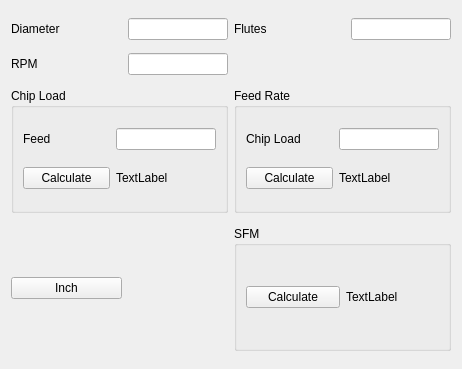
<?xml version="1.0" encoding="UTF-8"?>
<ui version="4.0">
 <class>Form</class>
 <widget class="QWidget" name="Form">
  <property name="geometry">
   <rect>
    <x>0</x>
    <y>0</y>
    <width>462</width>
    <height>369</height>
   </rect>
  </property>
  <property name="windowTitle">
   <string>Form</string>
  </property>
  <layout class="QGridLayout" name="gridLayout">
   <item row="0" column="0">
    <widget class="QLabel" name="label">
     <property name="text">
      <string>Diameter</string>
     </property>
    </widget>
   </item>
   <item row="0" column="1">
    <widget class="QLineEdit" name="fsc_diameter_le">
     <property name="maximumSize">
      <size>
       <width>100</width>
       <height>16777215</height>
      </size>
     </property>
    </widget>
   </item>
   <item row="0" column="2">
    <widget class="QLabel" name="label_2">
     <property name="text">
      <string>Flutes</string>
     </property>
    </widget>
   </item>
   <item row="0" column="3">
    <widget class="QLineEdit" name="fsc_flutes_le">
     <property name="maximumSize">
      <size>
       <width>100</width>
       <height>16777215</height>
      </size>
     </property>
    </widget>
   </item>
   <item row="1" column="0">
    <widget class="QLabel" name="label_3">
     <property name="text">
      <string>RPM</string>
     </property>
    </widget>
   </item>
   <item row="1" column="1">
    <widget class="QLineEdit" name="fsc_rpm_le">
     <property name="maximumSize">
      <size>
       <width>100</width>
       <height>16777215</height>
      </size>
     </property>
    </widget>
   </item>
   <item row="2" column="0" colspan="2">
    <widget class="QGroupBox" name="groupBox">
     <property name="minimumSize">
      <size>
       <width>0</width>
       <height>125</height>
      </size>
     </property>
     <property name="maximumSize">
      <size>
       <width>16777215</width>
       <height>125</height>
      </size>
     </property>
     <property name="title">
      <string>Chip Load</string>
     </property>
     <layout class="QGridLayout" name="gridLayout_2">
      <item row="0" column="0">
       <widget class="QLabel" name="label_4">
        <property name="text">
         <string>Feed</string>
        </property>
       </widget>
      </item>
      <item row="0" column="1">
       <widget class="QLineEdit" name="fsc_feed_le">
        <property name="maximumSize">
         <size>
          <width>100</width>
          <height>16777215</height>
         </size>
        </property>
       </widget>
      </item>
      <item row="1" column="0">
       <widget class="QPushButton" name="fsc_calc_cl_pb">
        <property name="text">
         <string>Calculate</string>
        </property>
       </widget>
      </item>
      <item row="1" column="1">
       <widget class="QLabel" name="fsc_load_lb">
        <property name="text">
         <string>TextLabel</string>
        </property>
       </widget>
      </item>
     </layout>
    </widget>
   </item>
   <item row="2" column="2" colspan="2">
    <widget class="QGroupBox" name="groupBox_2">
     <property name="minimumSize">
      <size>
       <width>0</width>
       <height>125</height>
      </size>
     </property>
     <property name="title">
      <string>Feed Rate</string>
     </property>
     <layout class="QGridLayout" name="gridLayout_3">
      <item row="0" column="0">
       <widget class="QLabel" name="label_5">
        <property name="text">
         <string>Chip Load</string>
        </property>
       </widget>
      </item>
      <item row="0" column="1">
       <widget class="QLineEdit" name="fsc_load_le">
        <property name="maximumSize">
         <size>
          <width>100</width>
          <height>16777215</height>
         </size>
        </property>
       </widget>
      </item>
      <item row="1" column="0">
       <widget class="QPushButton" name="fsc_calc_fr_pb">
        <property name="text">
         <string>Calculate</string>
        </property>
       </widget>
      </item>
      <item row="1" column="1">
       <widget class="QLabel" name="fsc_feed_lb">
        <property name="text">
         <string>TextLabel</string>
        </property>
       </widget>
      </item>
     </layout>
    </widget>
   </item>
   <item row="3" column="0">
    <widget class="QPushButton" name="pushButton">
     <property name="text">
      <string>Inch</string>
     </property>
    </widget>
   </item>
   <item row="3" column="2" colspan="2">
    <widget class="QGroupBox" name="groupBox_3">
     <property name="minimumSize">
      <size>
       <width>0</width>
       <height>125</height>
      </size>
     </property>
     <property name="maximumSize">
      <size>
       <width>16777215</width>
       <height>125</height>
      </size>
     </property>
     <property name="title">
      <string>SFM</string>
     </property>
     <layout class="QGridLayout" name="gridLayout_5">
      <item row="0" column="0">
       <widget class="QPushButton" name="fsc_calc_sfm_pb">
        <property name="text">
         <string>Calculate</string>
        </property>
       </widget>
      </item>
      <item row="0" column="1">
       <widget class="QLabel" name="fsc_sfm_lb">
        <property name="text">
         <string>TextLabel</string>
        </property>
       </widget>
      </item>
     </layout>
    </widget>
   </item>
  </layout>
 </widget>
 <resources/>
 <connections/>
</ui>
